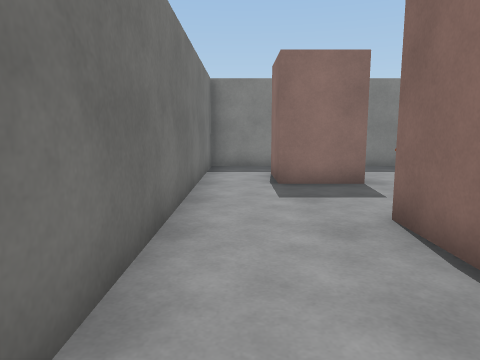
view 1 (above)

24 first-person views from a walk through a scene from a Unity 3-D project. The camera is 1.2 m above the floor, tilts 8° down and sees 70° across. The floor is counted in squares, 1 m on a side. Each view is taken from the middle of a square. On the plan, view 1 faces up. The plan holds only what a view shows up to about 14 squares ahead; the rest is blank. The place goes on beyond the plan. Surface patterns are stand-ins for the level's own textures.

view 2
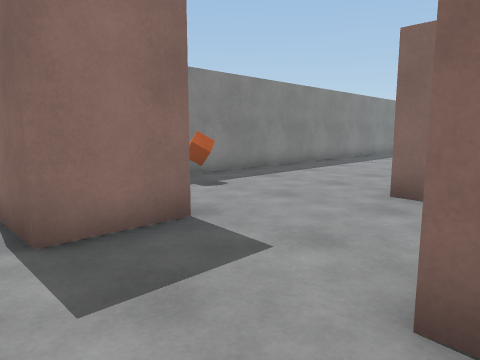

view 3
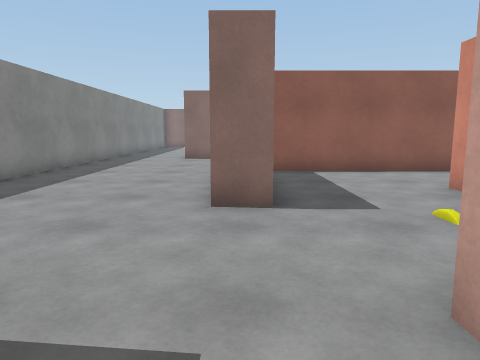

view 4
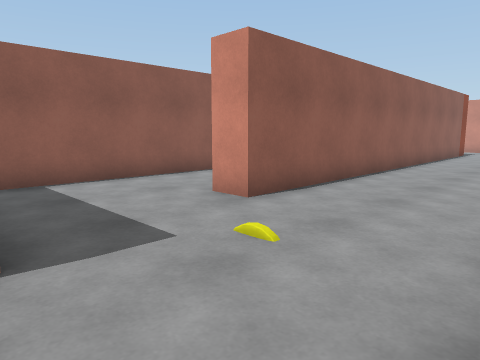

view 5
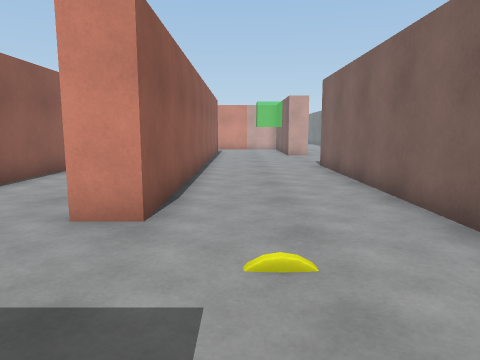

view 6
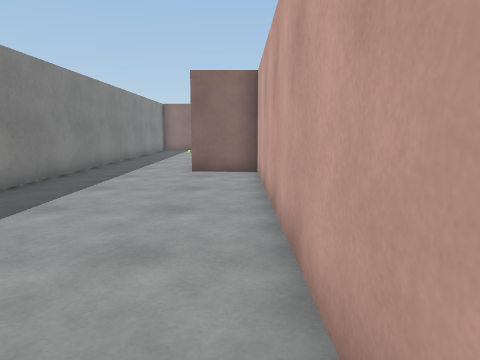

view 7
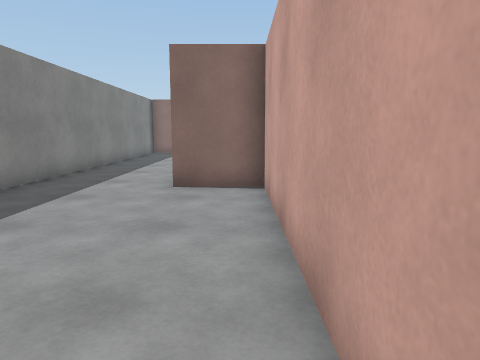

view 8
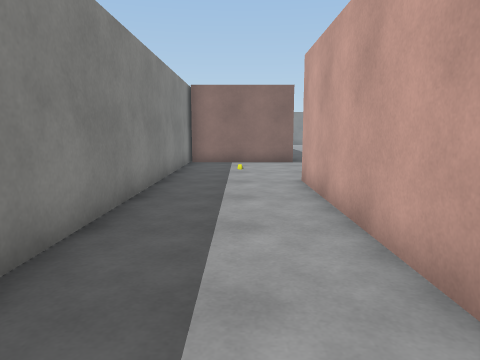

view 9
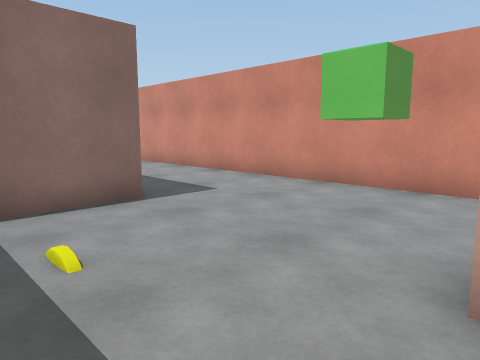

view 10
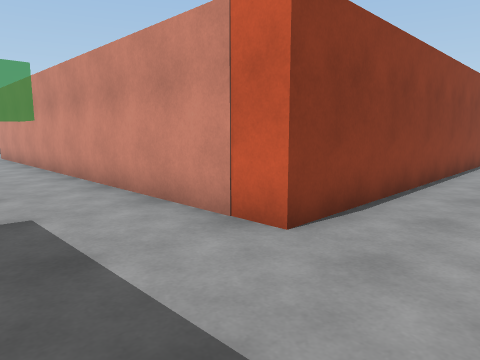

view 11
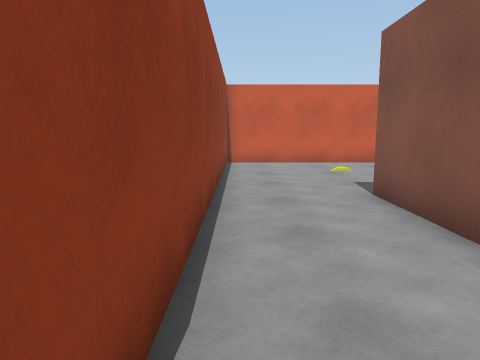

view 12
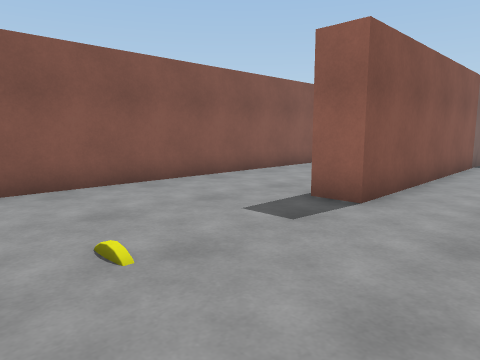

view 13
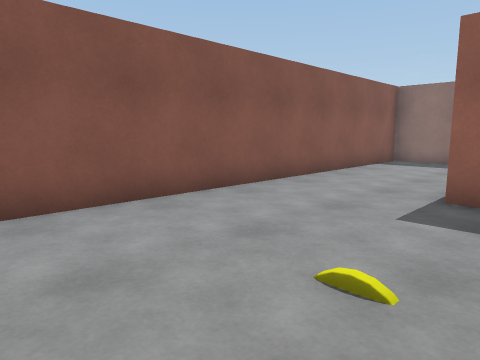

view 14
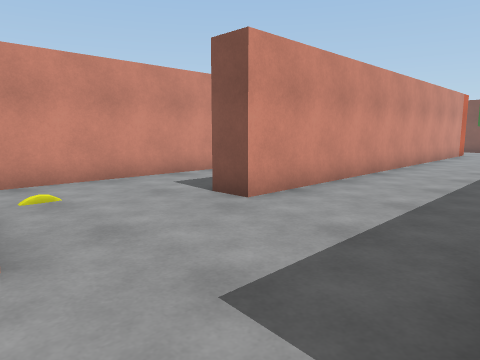

view 15
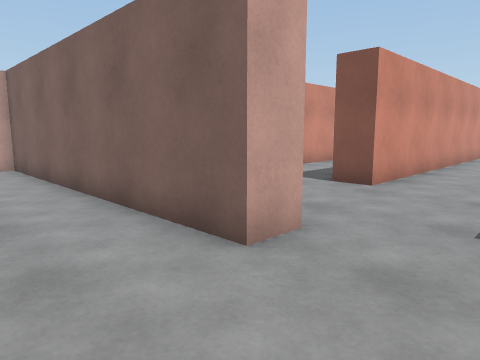

view 16
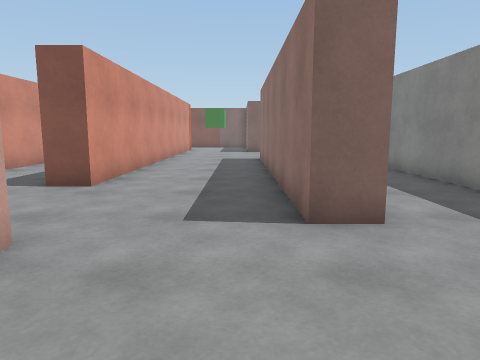

view 17
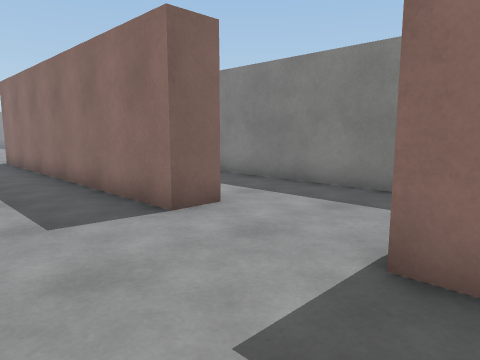

view 18
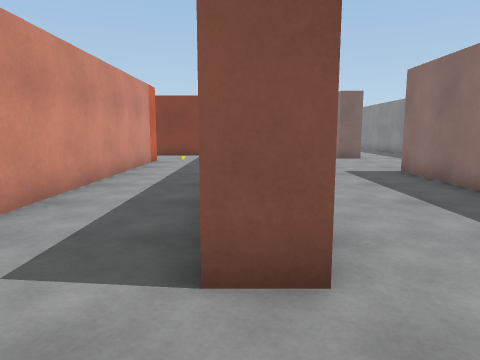

view 19
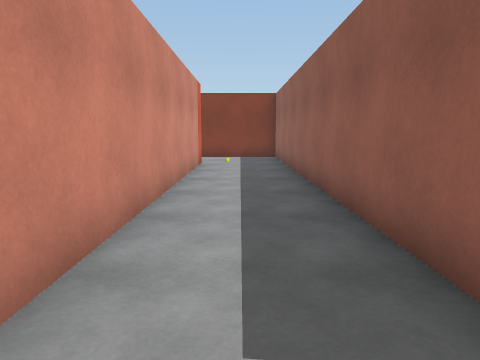

view 20
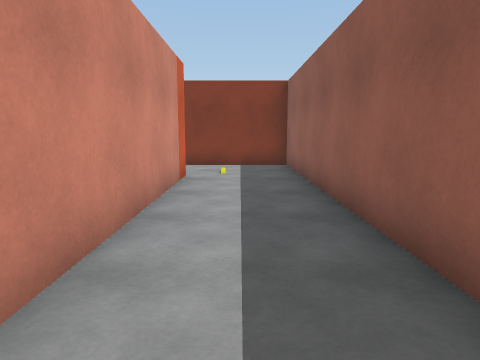

view 21
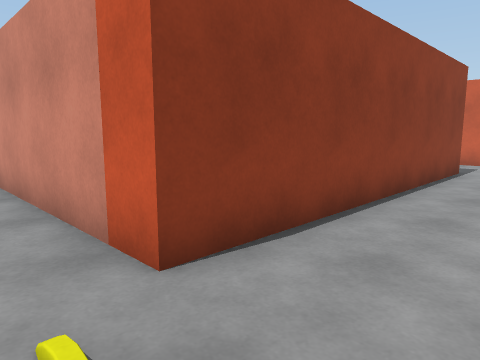

view 22
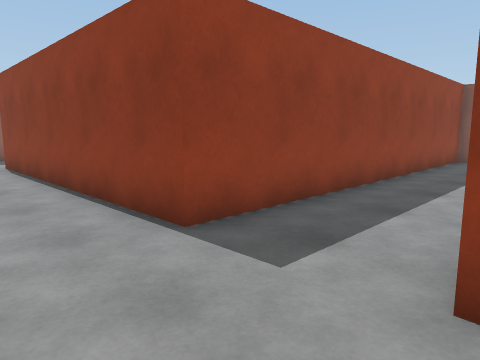

view 23
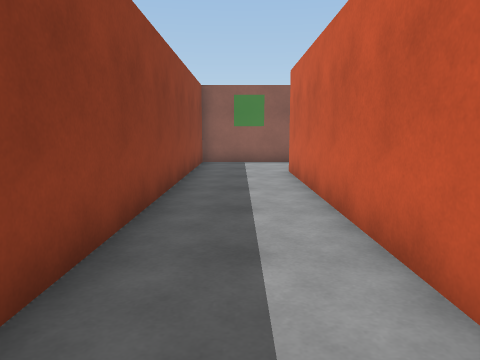

view 24
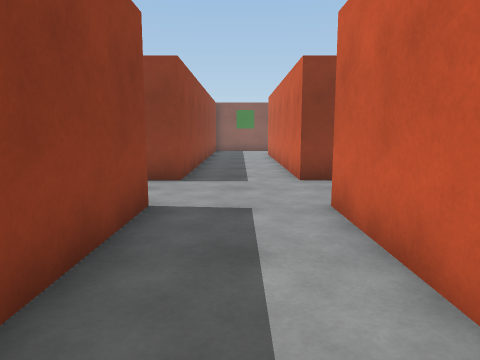

### Floor plan
Points are (right, up) in squares from view 1. A wall is a line through its corners. A room is listed if a view was taken in it or the views show most of it. See-through windows are left out.
Room 1 (views 1, 2, 3, 4, 5, 6, 7, 8, 9, 10, 11, 12, 13, 14, 15, 16, 17, 18, 19, 20, 21, 22, 23, 24)
walls: (17.4, 6.4) (17.4, -2.5) (16.4, -2.5); (20.5, -8.9) (20.5, 3.7) (36.5, 3.7) (36.5, 2.6); (14.5, 5.5) (12.5, 5.5) (12.5, -8.2); (11.5, -4.8) (11.5, 5); (21.6, -10.5) (18, -10.5); (17, 8.5) (23.5, 8.5); (14.6, -9.5) (20.5, -9.5); (18, -13.5) (21.5, -13.5); (24.5, -14.4) (24.5, -13.5) (34.5, -13.5); (6.4, 5.4) (6.4, 6.5) (16.4, 6.5) (16.4, 8.5); (7.3, -9.8) (7.3, 1.5) (8.4, 1.5); (29, 12) (4.4, 12); (35.7, 2.7) (21.5, 2.7) (21.5, -1); (3.1, 2) (3.1, -6.4); (2.1, 2.9) (2.1, 4.6); (3, 7.9) (0.9, 7.9) (0.9, 10); (40.4, 4.6) (41.5, 4.6) (41.5, -5.4) (41.9, -5.4); (37.7, -14) (37.7, -10.5) (24.5, -10.5) (24.5, -0.5) (39.6, -0.5); (39.6, 9) (39.6, 7.9) (28.6, 7.9) (28.6, 12); (1.1, 12) (-1, 12) (-1, 1.2); (41.4, 12) (32.4, 12); (43.6, 7.9) (42.9, 7.9)
objects: cube (5, 11)

Positions as (right, up) in squares from view 1, and headings:
1: (0, 0), facing up
2: (0, 4), facing up-right
3: (1, 6), facing right
4: (3, 6), facing down-right
5: (6, 6), facing down
6: (6, 7), facing right
7: (9, 7), facing right
8: (15, 10), facing right
9: (23, 11), facing down-right
10: (18, 7), facing down-right
11: (20, 4), facing down
12: (20, -8), facing up-left
13: (18, -9), facing up-left
14: (41, 8), facing down-left
15: (44, 7), facing down-left
16: (44, 7), facing left
17: (44, 5), facing up-left
18: (39, 3), facing left
19: (38, 1), facing left
20: (34, 1), facing left
21: (22, 1), facing down-right
22: (22, -14), facing up-right
23: (24, -12), facing right
24: (16, -12), facing right
